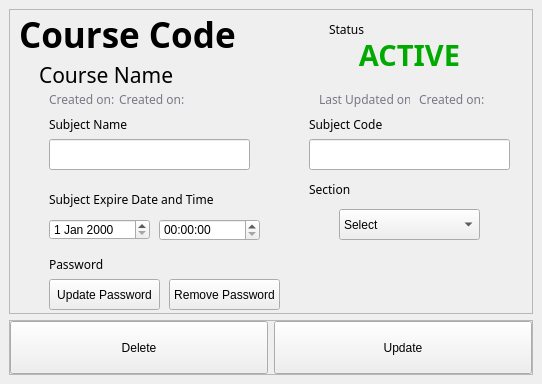
<?xml version="1.0" encoding="UTF-8"?>
<ui version="4.0">
 <class>view_class</class>
 <widget class="QMainWindow" name="view_class">
  <property name="geometry">
   <rect>
    <x>0</x>
    <y>0</y>
    <width>542</width>
    <height>384</height>
   </rect>
  </property>
  <property name="minimumSize">
   <size>
    <width>542</width>
    <height>384</height>
   </size>
  </property>
  <property name="maximumSize">
   <size>
    <width>542</width>
    <height>474</height>
   </size>
  </property>
  <property name="windowTitle">
   <string>View Class</string>
  </property>
  <widget class="QWidget" name="centralwidget">
   <layout class="QVBoxLayout" name="verticalLayout">
    <item>
     <widget class="QFrame" name="frame">
      <property name="frameShape">
       <enum>QFrame::StyledPanel</enum>
      </property>
      <property name="frameShadow">
       <enum>QFrame::Raised</enum>
      </property>
      <widget class="QLabel" name="label_7">
       <property name="geometry">
        <rect>
         <x>40</x>
         <y>80</y>
         <width>91</width>
         <height>20</height>
        </rect>
       </property>
       <property name="font">
        <font>
         <family>Montserrat</family>
        </font>
       </property>
       <property name="styleSheet">
        <string notr="true">*{
	color:rgb(120, 120, 135);
}</string>
       </property>
       <property name="text">
        <string>Created on:</string>
       </property>
      </widget>
      <widget class="QLabel" name="course_created_on">
       <property name="geometry">
        <rect>
         <x>110</x>
         <y>80</y>
         <width>191</width>
         <height>20</height>
        </rect>
       </property>
       <property name="font">
        <font>
         <family>Montserrat</family>
        </font>
       </property>
       <property name="styleSheet">
        <string notr="true">*{
	color:rgb(120, 120, 135);
}</string>
       </property>
       <property name="text">
        <string>Created on:</string>
       </property>
      </widget>
      <widget class="QLabel" name="top_course_name">
       <property name="geometry">
        <rect>
         <x>30</x>
         <y>30</y>
         <width>551</width>
         <height>71</height>
        </rect>
       </property>
       <property name="font">
        <font>
         <family>Montserrat</family>
         <pointsize>16</pointsize>
         <weight>50</weight>
         <bold>false</bold>
        </font>
       </property>
       <property name="text">
        <string>Course Name</string>
       </property>
      </widget>
      <widget class="QDateEdit" name="update_course_expire_date">
       <property name="geometry">
        <rect>
         <x>40</x>
         <y>210</y>
         <width>101</width>
         <height>21</height>
        </rect>
       </property>
      </widget>
      <widget class="QTimeEdit" name="update_course_expire_time">
       <property name="geometry">
        <rect>
         <x>150</x>
         <y>210</y>
         <width>101</width>
         <height>22</height>
        </rect>
       </property>
      </widget>
      <widget class="QPushButton" name="update_pass_btn">
       <property name="geometry">
        <rect>
         <x>40</x>
         <y>270</y>
         <width>111</width>
         <height>31</height>
        </rect>
       </property>
       <property name="text">
        <string>Update Password</string>
       </property>
      </widget>
      <widget class="QLabel" name="label_3">
       <property name="geometry">
        <rect>
         <x>40</x>
         <y>180</y>
         <width>171</width>
         <height>21</height>
        </rect>
       </property>
       <property name="font">
        <font>
         <family>Montserrat</family>
        </font>
       </property>
       <property name="text">
        <string>Subject Expire Date and Time</string>
       </property>
      </widget>
      <widget class="QLabel" name="course_status">
       <property name="geometry">
        <rect>
         <x>330</x>
         <y>30</y>
         <width>141</width>
         <height>31</height>
        </rect>
       </property>
       <property name="font">
        <font>
         <family>Montserrat</family>
         <pointsize>22</pointsize>
         <weight>75</weight>
         <bold>true</bold>
        </font>
       </property>
       <property name="styleSheet">
        <string notr="true">*{
	color:rgb(0, 170, 0);
}</string>
       </property>
       <property name="text">
        <string>ACTIVE</string>
       </property>
       <property name="alignment">
        <set>Qt::AlignCenter</set>
       </property>
      </widget>
      <widget class="QLineEdit" name="update_course_code">
       <property name="geometry">
        <rect>
         <x>300</x>
         <y>130</y>
         <width>201</width>
         <height>31</height>
        </rect>
       </property>
      </widget>
      <widget class="QLineEdit" name="update_course_name">
       <property name="geometry">
        <rect>
         <x>40</x>
         <y>130</y>
         <width>201</width>
         <height>31</height>
        </rect>
       </property>
      </widget>
      <widget class="QLabel" name="label_4">
       <property name="geometry">
        <rect>
         <x>300</x>
         <y>105</y>
         <width>91</width>
         <height>20</height>
        </rect>
       </property>
       <property name="font">
        <font>
         <family>Montserrat</family>
        </font>
       </property>
       <property name="text">
        <string>Subject Code</string>
       </property>
      </widget>
      <widget class="QLabel" name="label_10">
       <property name="geometry">
        <rect>
         <x>310</x>
         <y>80</y>
         <width>91</width>
         <height>20</height>
        </rect>
       </property>
       <property name="font">
        <font>
         <family>Montserrat</family>
        </font>
       </property>
       <property name="styleSheet">
        <string notr="true">*{
	color:rgb(120, 120, 135);
}</string>
       </property>
       <property name="text">
        <string>Last Updated on:</string>
       </property>
      </widget>
      <widget class="QLabel" name="label_5">
       <property name="geometry">
        <rect>
         <x>40</x>
         <y>105</y>
         <width>91</width>
         <height>20</height>
        </rect>
       </property>
       <property name="font">
        <font>
         <family>Montserrat</family>
        </font>
       </property>
       <property name="text">
        <string>Subject Name</string>
       </property>
      </widget>
      <widget class="QLabel" name="top_course_code">
       <property name="geometry">
        <rect>
         <x>10</x>
         <y>-10</y>
         <width>551</width>
         <height>71</height>
        </rect>
       </property>
       <property name="font">
        <font>
         <family>Montserrat</family>
         <pointsize>26</pointsize>
         <weight>75</weight>
         <bold>true</bold>
        </font>
       </property>
       <property name="text">
        <string>Course Code</string>
       </property>
      </widget>
      <widget class="QLabel" name="course_updated_on">
       <property name="geometry">
        <rect>
         <x>410</x>
         <y>80</y>
         <width>141</width>
         <height>20</height>
        </rect>
       </property>
       <property name="font">
        <font>
         <family>Montserrat</family>
        </font>
       </property>
       <property name="styleSheet">
        <string notr="true">*{
	color:rgb(120, 120, 135);
}</string>
       </property>
       <property name="text">
        <string>Created on:</string>
       </property>
      </widget>
      <widget class="QLabel" name="label_8">
       <property name="geometry">
        <rect>
         <x>40</x>
         <y>245</y>
         <width>181</width>
         <height>20</height>
        </rect>
       </property>
       <property name="font">
        <font>
         <family>Montserrat</family>
        </font>
       </property>
       <property name="text">
        <string>Password</string>
       </property>
      </widget>
      <widget class="QLabel" name="label_6">
       <property name="geometry">
        <rect>
         <x>320</x>
         <y>10</y>
         <width>91</width>
         <height>20</height>
        </rect>
       </property>
       <property name="font">
        <font>
         <family>Montserrat</family>
        </font>
       </property>
       <property name="text">
        <string>Status</string>
       </property>
      </widget>
      <widget class="QPushButton" name="remove_pass_btn">
       <property name="geometry">
        <rect>
         <x>160</x>
         <y>270</y>
         <width>111</width>
         <height>31</height>
        </rect>
       </property>
       <property name="text">
        <string>Remove Password</string>
       </property>
      </widget>
      <widget class="QLabel" name="label_9">
       <property name="geometry">
        <rect>
         <x>40</x>
         <y>325</y>
         <width>101</width>
         <height>20</height>
        </rect>
       </property>
       <property name="font">
        <font>
         <family>Montserrat</family>
        </font>
       </property>
       <property name="text">
        <string>Update Password</string>
       </property>
      </widget>
      <widget class="QLineEdit" name="update_course_confirm_password">
       <property name="geometry">
        <rect>
         <x>300</x>
         <y>350</y>
         <width>201</width>
         <height>31</height>
        </rect>
       </property>
       <property name="echoMode">
        <enum>QLineEdit::Password</enum>
       </property>
      </widget>
      <widget class="QLabel" name="label_11">
       <property name="geometry">
        <rect>
         <x>300</x>
         <y>325</y>
         <width>111</width>
         <height>20</height>
        </rect>
       </property>
       <property name="font">
        <font>
         <family>Montserrat</family>
        </font>
       </property>
       <property name="text">
        <string>Confirm Password</string>
       </property>
      </widget>
      <widget class="QLineEdit" name="update_course_password">
       <property name="geometry">
        <rect>
         <x>40</x>
         <y>350</y>
         <width>201</width>
         <height>31</height>
        </rect>
       </property>
       <property name="focusPolicy">
        <enum>Qt::WheelFocus</enum>
       </property>
       <property name="echoMode">
        <enum>QLineEdit::Password</enum>
       </property>
      </widget>
      <widget class="QLabel" name="label_12">
       <property name="geometry">
        <rect>
         <x>300</x>
         <y>170</y>
         <width>71</width>
         <height>21</height>
        </rect>
       </property>
       <property name="font">
        <font>
         <family>Montserrat</family>
        </font>
       </property>
       <property name="text">
        <string>Section</string>
       </property>
      </widget>
      <widget class="QComboBox" name="update_course_section">
       <property name="geometry">
        <rect>
         <x>330</x>
         <y>200</y>
         <width>141</width>
         <height>31</height>
        </rect>
       </property>
       <item>
        <property name="text">
         <string>Select</string>
        </property>
       </item>
      </widget>
     </widget>
    </item>
    <item>
     <widget class="QFrame" name="frame_2">
      <property name="maximumSize">
       <size>
        <width>16777215</width>
        <height>55</height>
       </size>
      </property>
      <property name="frameShape">
       <enum>QFrame::StyledPanel</enum>
      </property>
      <property name="frameShadow">
       <enum>QFrame::Raised</enum>
      </property>
      <layout class="QHBoxLayout" name="horizontalLayout">
       <property name="leftMargin">
        <number>0</number>
       </property>
       <property name="topMargin">
        <number>0</number>
       </property>
       <property name="rightMargin">
        <number>0</number>
       </property>
       <property name="bottomMargin">
        <number>0</number>
       </property>
       <item>
        <widget class="QPushButton" name="delete_course">
         <property name="maximumSize">
          <size>
           <width>16777215</width>
           <height>70</height>
          </size>
         </property>
         <property name="text">
          <string>Delete</string>
         </property>
        </widget>
       </item>
       <item>
        <widget class="QPushButton" name="update_course">
         <property name="maximumSize">
          <size>
           <width>16777215</width>
           <height>70</height>
          </size>
         </property>
         <property name="text">
          <string>Update</string>
         </property>
        </widget>
       </item>
      </layout>
     </widget>
    </item>
   </layout>
  </widget>
 </widget>
 <resources/>
 <connections/>
</ui>
